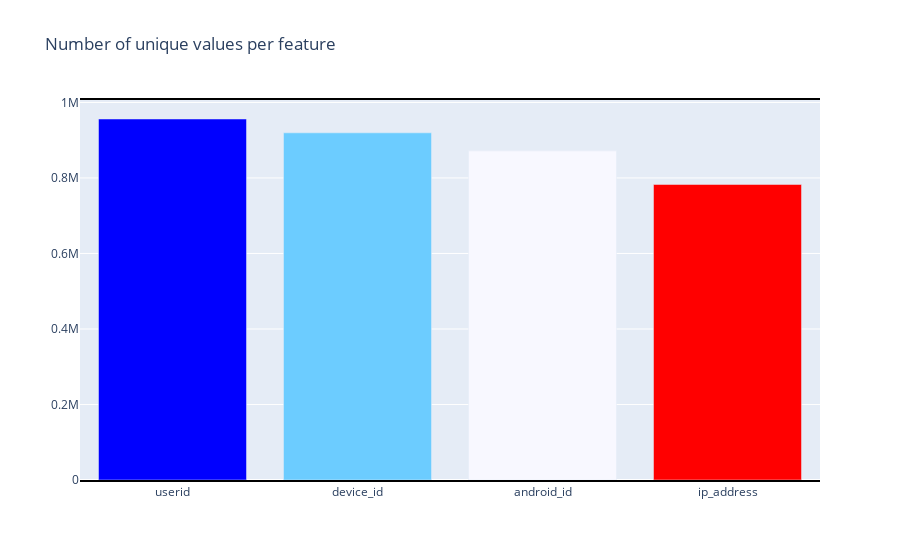

The notebook cell this image was saved under:
### Markdown cell above
#### Number of unique values per variable

### Code cell
cols = ['userid', 'device_id', 'android_id', 'ip_address']
uniques = [len(user_df[col].unique()) for col in cols]
temp_df=pd.DataFrame(zip(cols, uniques), columns = ['col', 'count'])

trace = go.Bar(
    x=temp_df['col'].tolist(),
    y=temp_df['count'].tolist(),
    marker=dict(
        color=temp_df['count'].tolist(),
        colorscale = 'Picnic',
        reversescale = True
    ),
)

layout = go.Layout(
    title="Number of unique values per feature",
    font=dict(size=12)
)

data = [trace]
fig = go.Figure(data=data, layout=layout)
fig.update_xaxes(showline=True, linewidth=2, linecolor='black', mirror=True)
py.iplot(fig, filename="Number of unique values per feature")

### Figure 1 — Plotly figure (JSON) as saved in the notebook; plotly's stock layout.template omitted (floating-point values rounded to 4 significant figures)
{"data": [{"marker": {"color": [956150, 919495, 871760, 782753], "colorscale": [[0, "rgb(0,0,255)"], [0.1, "rgb(51,153,255)"], [0.2, "rgb(102,204,255)"], [0.3, "rgb(153,204,255)"], [0.4, "rgb(204,204,255)"], [0.5, "rgb(255,255,255)"], [0.6, "rgb(255,204,255)"], [0.7, "rgb(255,153,255)"], [0.8, "rgb(255,102,204)"], [0.9, "rgb(255,102,102)"], [1, "rgb(255,0,0)"]], "reversescale": true}, "type": "bar", "x": ["userid", "device_id", "android_id", "ip_address"], "y": [956150, 919495, 871760, 782753]}], "layout": {"font": {"size": 12}, "title": {"text": "Number of unique values per feature"}, "xaxis": {"linecolor": "black", "linewidth": 2, "mirror": true, "showline": true}}}
